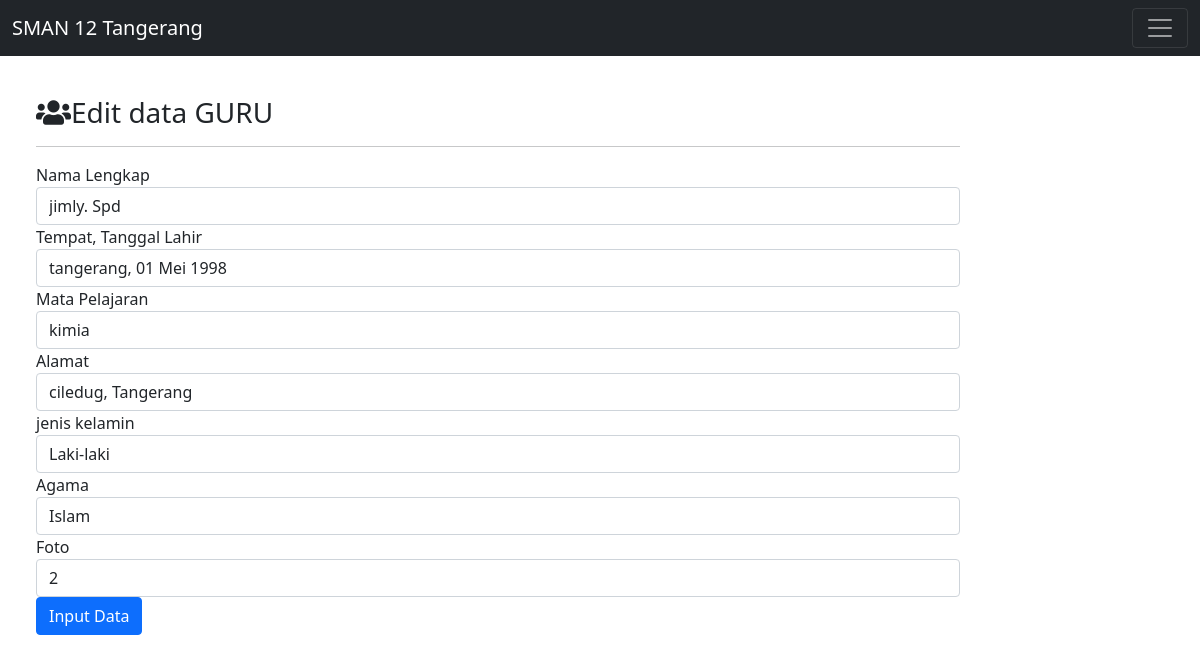
The app's page /edit.php?id=1234 with its own data.
### tables this page shows
CREATE TABLE `guru` (
  `id` varchar(15) NOT NULL,
  `nama` varchar(30) NOT NULL,
  `tempat` varchar(30) NOT NULL,
  `mata_pelajaran` varchar(20) NOT NULL,
  `alamat` varchar(30) NOT NULL,
  `jenis_kelamin` varchar(12) NOT NULL,
  `agama` varchar(15) NOT NULL,
  `foto` varchar(10) NOT NULL
);

### function.php (called while the page is built, shortened)
<?php
    $conn = mysqli_connect('localhost','root','','uas_1904030052');
    function query($query)
    {
        global $conn;
        $result = mysqli_query($conn,$query);
        if(mysqli_num_rows($result) ==1 ){
            return mysqli_fetch_assoc($result);
        }
        $rows = [];
        return $rows;
    }
?>

### edit.php (the view, shortened to what this page needs)
<?php
require 'function.php';
$id = $_GET['id'];
$guruu = query("SELECT * FROM guru WHERE id = $id");
?>
<!doctype html>
<html lang="en">
<head>
    <link href="tema/bootstrap/css/bootstrap.min.css" rel="stylesheet">
    <link rel="stylesheet" href="tema/fontawesome/css/all.min.css">
</head>
<body>
    <nav class="navbar fixed-top navbar-dark bg-dark">
            <div class="container-fluid">
                <a class="navbar-brand" href="index.php">SMAN 12 Tangerang</a>
                <button class="navbar-toggler" type="button" data-bs-toggle="collapse" data-bs-target="#navbarSupportedContent" aria-controls="navbarSupportedContent" aria-expanded="false" aria-label="Toggle navigation">
                <span class="navbar-toggler-icon"></span>
                </button>
            </div>
         </nav>
    <div class="row mt-5">
        <div class="col-md-10 p-5 pt-5">
            <h3><i class="fas fa-users"></i>Edit data GURU</h3>
            <hr>
            <form method="POST" action="">
                <div class="form-group">
                    <label for="nama">Nama Lengkap</label>
                    <input type="text" class="form-control" id="nama" name="nama" value="<?= $guruu['nama'] ?>" autofocus required autocomplete="off">
                </div>
                <div class="form-group">
                    <label for="tempat">Tempat, Tanggal Lahir</label>
                    <input type="text" class="form-control" id="tempat" name="tempat" value="<?= $guruu['tempat'] ?>" required autocomplete="off">
                </div>
                <div class="form-group">
                    <label for="mata_pelajaran">Mata Pelajaran</label>
                    <input type="text" class="form-control" id="mata_pelajaran" name="mata_pelajaran" value="<?= $guruu['mata_pelajaran'] ?>" required autocomplete="off">
                </div>
                <div class="form-group">
                    <label for="alamat">Alamat</label>
                    <input type="text" class="form-control" id="alamat" name="alamat" value="<?= $guruu['alamat'] ?>" required autocomplete="off">
                </div>
                <div class="form-group">
                    <label for="jenis_kelamin">jenis kelamin</label>
                    <input type="text" class="form-control" id="jenis_kelamin" name="jenis_kelamin" value="<?= $guruu['jenis_kelamin'] ?>" required autocomplete="off">
                </div>
                <div class="form-group">
                    <label for="agama">Agama</label>
                    <input type="text" class="form-control" id="agama" name="agama" value="<?= $guruu['agama'] ?>" required autocomplete="off">
                </div>
                <div class="form-group">
                    <label for="foto">Foto</label>
                    <input type="text" class="form-control" id="foto" name="foto" value="<?= $guruu['foto'] ?>" required>
                </div>
                <button type="submit" class="btn btn-primary" name="edit">Input Data</button>
            </form>
        </div>
    </div>
</body>
</html>

### records on screen
guru: nama "jimly. Spd", tempat "tangerang, 01 Mei 1998", mata_pelajaran "kimia", alamat "ciledug, Tangerang", jenis_kelamin "Laki-laki", agama "Islam", foto "2"
